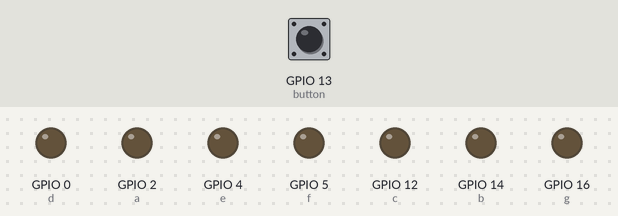
A program run on a simulated ESP8266 (NodeMCU). Shown: output pins drawn as LEDs (lit = HIGH). The inputs (shaded band) are chosen by the test bench; at power-on: GPIO 13 (button) HIGH. The local clock reads 2024-03-15 10:24:30 at power-on unless the program sets it; random numbers use the default seed unless the program sets one.

Above: at 1.2 s.
1.3 s: GPIO 13 (button) pulled LOW for 1 s
3.8 s: GPIO 13 (button) pulled LOW for 0.15 s
At 4.6 s:
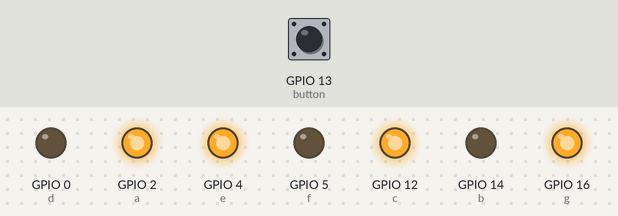
5.5 s: GPIO 13 (button) pulled LOW for 0.15 s
At 6.7 s:
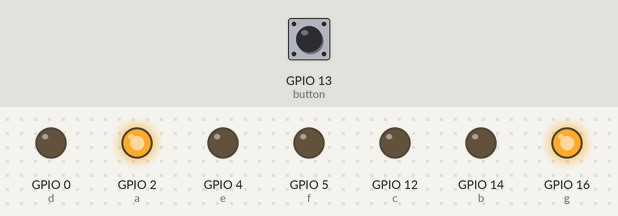
7.1 s: GPIO 13 (button) pulled LOW for 3.2 s
At 7.31 s:
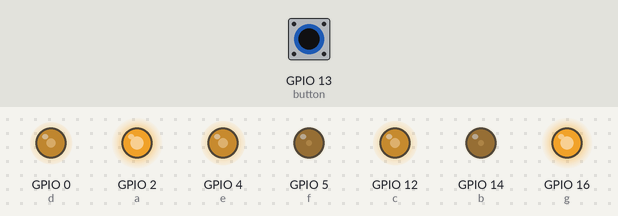
11.8 s: GPIO 13 (button) pulled LOW for 0.15 s
At 13.1 s:
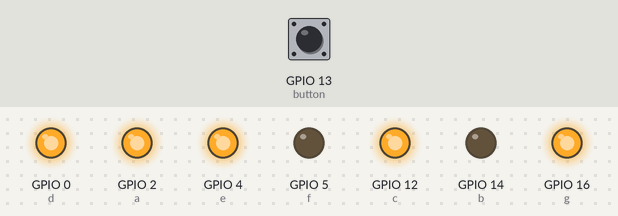
13.5 s: GPIO 13 (button) pulled LOW for 1 s
Timing chart, 0 to 16.5 s (numbered marks = the images above; inputs shaded):
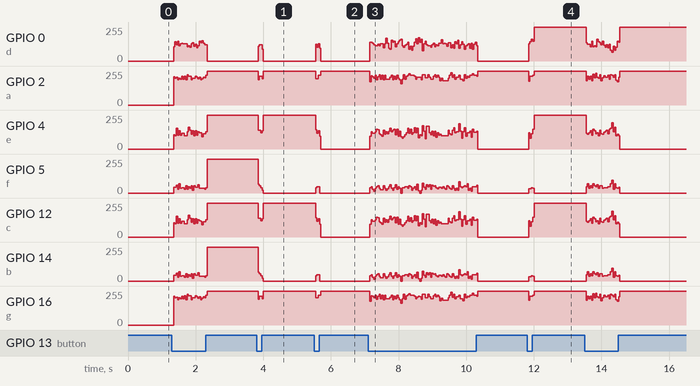

Measured:
- after the input at 3.8 s, GPIO 0 (d): 0/255 → 122/255 after 0.05 s, → 0/255 0.12 s later; GPIO 2 (a): 255/255 → 215/255 after 0.05 s, → 255/255 0.12 s later; GPIO 4 (e): 255/255 → 142/255 after 0.05 s, → 255/255 0.08 s later; GPIO 5 (f), GPIO 14 (b): 255/255 → 0/255 after 0.05 s; GPIO 12 (c): 255/255 → 141/255 after 0.05 s, → 255/255 0.08 s later
- after the input at 5.5 s, GPIO 2 (a): 255/255 → 198/255 after 0.05 s, → 222/255 0.08 s later, → 255/255 0.08 s later; GPIO 4 (e), GPIO 12 (c): 255/255 → 0/255 after 0.05 s; GPIO 5 (f), GPIO 14 (b): 0/255 → 48/255 after 0.05 s, → 0/255 0.12 s later; GPIO 16 (g): 255/255 → 203/255 after 0.05 s, → 224/255 0.08 s later, → 255/255 0.08 s later
- after the input at 11.8 s, GPIO 0 (d), GPIO 4 (e), GPIO 12 (c): 0/255 → 255/255 after 0.05 s; GPIO 2 (a): 255/255 → 214/255 after 0.05 s, → 255/255 0.12 s later; GPIO 5 (f), GPIO 14 (b): 0/255 → 33/255 after 0.05 s, → 0/255 0.08 s later; GPIO 16 (g): 255/255 → 217/255 after 0.05 s, → 255/255 0.12 s later

The program:

main.cpp
```cpp
#include <Arduino.h>
#include <bounce2.h>
#include <time.h>
#include <stdlib.h>
#include "kostka.hpp"
#define a 2
#define b 14
#define c 12
#define d 0
#define e 4
#define f 5
#define g 16
#define button 13
Bounce debouncer = Bounce();
Kostka kostka = Kostka(a,b,c,d,e,f,g);
void setup() {
    pinMode(13,INPUT_PULLUP);
    pinMode(a,OUTPUT);
    pinMode(b,OUTPUT);
    pinMode(c,OUTPUT);
    pinMode(d,OUTPUT);
    pinMode(e,OUTPUT);
    pinMode(f,OUTPUT);
    pinMode(g,OUTPUT);

    debouncer.attach(button);
    debouncer.interval(5); // interval in ms
    srand (time(NULL));
}

// the loop function runs over and over again forever
void loop() {
  debouncer.update();
  // Get the updated value :
  int value = debouncer.read();
  // Turn on or off the LED as determined by the state :
  if ( value == LOW ) {
    int random = rand()%6+1;
    switch(random){
      case 1:
        kostka.one();
        break;
      case 2:
        kostka.two();
        break;
      case 3:
        kostka.three();
        break;
      case 4:
        kostka.four();
        break;
      case 5:
        kostka.five();
        break;
      case 6:
        kostka.six();
        break;
    }
  }
}
```

kostka.hpp
```cpp
//
//  a     e
//  b  d  f
//  c     g
//

class Kostka{
    public:
        Kostka(int,int,int,int,int,int,int);
        void one();
        void two();
        void three();
        void four();
        void five();
        void six();
    private:
        int a,b,c,d,e,f,g;
        void clear();
};
```

kotka.cpp
```cpp
#include "kostka.hpp"
#include <Arduino.h>
Kostka::Kostka(int a, int b, int c, int d, int e, int f, int g){
    this->a=a;
    this->b=b;
    this->c=c;
    this->d=d;
    this->e=e;
    this->f=f;
    this->g=g;
}

void Kostka::clear(){
    digitalWrite(a,LOW);
    digitalWrite(b,LOW);
    digitalWrite(c,LOW);
    digitalWrite(d,LOW);
    digitalWrite(e,LOW);
    digitalWrite(f,LOW);
    digitalWrite(g,LOW);
}

void Kostka::one(){
    this->clear();
    digitalWrite(d,HIGH);
}

void Kostka::two(){
    this->clear();
    digitalWrite(a,HIGH);
    digitalWrite(g,HIGH);
}
void Kostka::three(){
    this->clear();
    digitalWrite(a,HIGH);
    digitalWrite(d,HIGH);
    digitalWrite(g,HIGH);
}
void Kostka::four(){
    this->clear();
    digitalWrite(a,HIGH);
    digitalWrite(c,HIGH);
    digitalWrite(e,HIGH);
    digitalWrite(g,HIGH);
}
void Kostka::five(){
    this->clear();
    digitalWrite(a,HIGH);
    digitalWrite(c,HIGH);
    digitalWrite(d,HIGH);
    digitalWrite(e,HIGH);
    digitalWrite(g,HIGH);
}
void Kostka::six(){
    this->clear();
    digitalWrite(a,HIGH);
    digitalWrite(b,HIGH);
    digitalWrite(c,HIGH);
    digitalWrite(e,HIGH);
    digitalWrite(f,HIGH);
    digitalWrite(g,HIGH);
}
```
